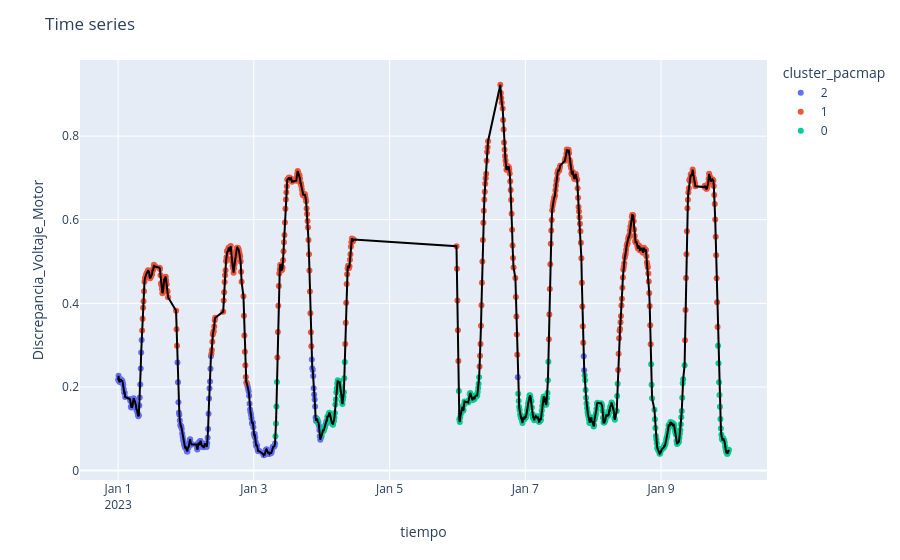

Notebook code for this chart:
### Code cell
variable = preData.new_manipulable_cr1[1]
i = 2
lineAndScatterPlot(Manipulable.embedding[Manipulable.embedding['tiempo'].between('2023-01-01 00:00:00', '2023-01-10 00:00:00')], x='tiempo', y=variable, color='cluster_pacmap')

### Figure 1 — Plotly figure (JSON) as saved in the notebook; plotly's stock layout.template omitted (floating-point values rounded to 4 significant figures; data arrays with more than 128 entries replaced by an {"elided": "..."} marker saying what was removed)
{"data": [{"hovertemplate": "cluster_pacmap=2<br>tiempo=%{x}<br>Discrepancia_Voltaje_Motor=%{y}<extra></extra>", "legendgroup": "2", "line": {"color": "black"}, "marker": {"color": "#636efa", "symbol": "circle"}, "mode": "markers", "name": "2", "orientation": "v", "showlegend": true, "type": "scatter", "x": {"elided": "183 str values"}, "xaxis": "x", "y": {"elided": "183 float values"}, "yaxis": "y"}, {"hovertemplate": "cluster_pacmap=1<br>tiempo=%{x}<br>Discrepancia_Voltaje_Motor=%{y}<extra></extra>", "legendgroup": "1", "line": {"color": "black"}, "marker": {"color": "#EF553B", "symbol": "circle"}, "mode": "markers", "name": "1", "orientation": "v", "showlegend": true, "type": "scatter", "x": {"elided": "434 str values"}, "xaxis": "x", "y": {"elided": "434 float values"}, "yaxis": "y"}, {"hovertemplate": "cluster_pacmap=0<br>tiempo=%{x}<br>Discrepancia_Voltaje_Motor=%{y}<extra></extra>", "legendgroup": "0", "line": {"color": "black"}, "marker": {"color": "#00cc96", "symbol": "circle"}, "mode": "markers", "name": "0", "orientation": "v", "showlegend": true, "type": "scatter", "x": {"elided": "307 str values"}, "xaxis": "x", "y": {"elided": "307 float values"}, "yaxis": "y"}, {"hovertemplate": "tiempo=%{x}<br>Discrepancia_Voltaje_Motor=%{y}<extra></extra>", "legendgroup": "", "line": {"color": "black", "dash": "solid"}, "marker": {"symbol": "circle"}, "mode": "lines", "name": "", "orientation": "v", "showlegend": false, "type": "scatter", "x": {"elided": "924 str values"}, "xaxis": "x", "y": {"elided": "924 float values"}, "yaxis": "y"}], "layout": {"legend": {"title": {"text": "cluster_pacmap"}, "tracegroupgap": 0}, "margin": {"t": 60}, "title": {"text": "Time series"}, "xaxis": {"anchor": "y", "domain": [0, 1], "title": {"text": "tiempo"}}, "yaxis": {"anchor": "x", "domain": [0, 1], "title": {"text": "Discrepancia_Voltaje_Motor"}}}}
